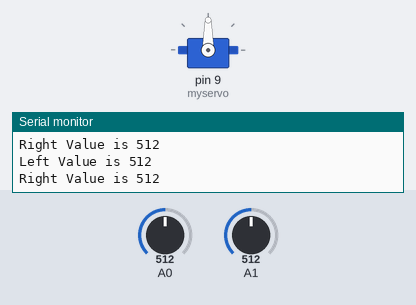
Recording of a sketch running on a simulated Arduino Uno, built with avr-gcc and run on an emulated ATmega328P. Shown: servo, the last lines printed to the serial monitor. The inputs (shaded band) are chosen by the test bench; at power-on: A0 = 512, A1 = 512.

Above: at 1.2 s.
1.3 s: A0 set to 695
4.3 s: A0 set to 727
At 4.48 s:
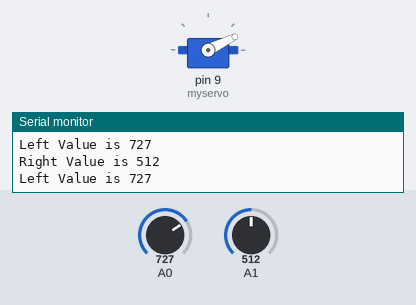
7.3 s: A1 set to 913
9.0 s: A1 set to 944
At 9.15 s:
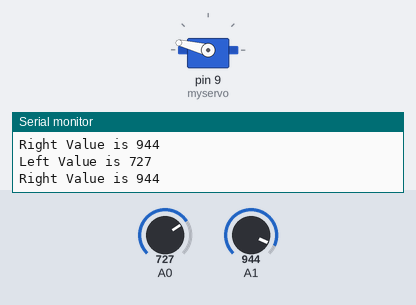
At 11.6 s:
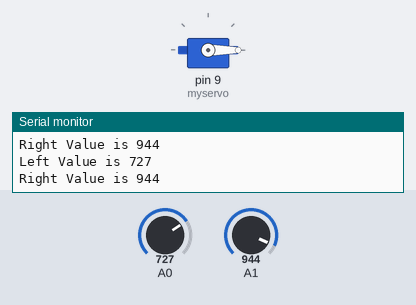
12.0 s: A1 set to 541
15.0 s: A1 set to 512
At 18.0 s:
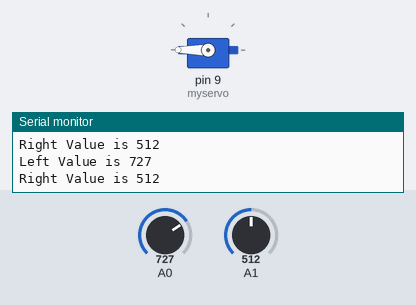
Timing chart, 0 to 19.0 s (numbered marks = the images above; inputs shaded):
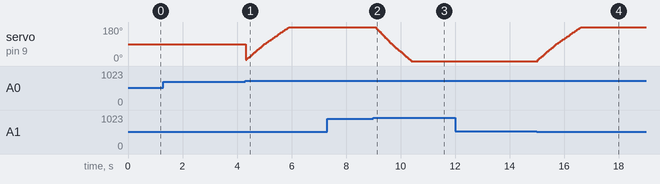

The sketch:

Read2LightSensors_TurnServo.pde
```cpp
/*
  Analog input, serial output

 Reads an analog input pin, prints the results to the serial monitor.

 The circuit:

 * potentiometer connected to analog pin 0.
   Center pin of the potentiometer goes to the analog pin.
   side pins of the potentiometer go to +5V and ground

 created over and over again
 by Tom Igoe and everyone who's ever used Arduino

 */

 #include <Servo.h>

Servo myservo;  // create servo object to control a servo


 const int threshold = 200;
 int val;
 int delta;
 const int ledPin = 13;
 void setup() {
  Serial.begin(9600);
  myservo.attach(9);  // attaches the servo on pin 9 to the servo object

 }

 void loop() {
  // read the analog input into a variable:
   int leftValue = analogRead(0);
   int rightValue = analogRead(1);
   val = map(val, 0,180, 1, 179);

   delta = leftValue - rightValue;

if( 0 <= val <= 180){
}
if (delta > threshold) {
           val = val + 5;
           myservo.write(val);
          digitalWrite(ledPin,LOW);
}
if (rightValue - leftValue > threshold) {
          val = val - 5;
          myservo.write(val);
          digitalWrite(ledPin,LOW);
}
else {
        digitalWrite(ledPin,HIGH);
}


//  val = analogRead(0);            // reads the value of the potentiometer (value between 0 and 1023)
//  val = map(val, 0, 1023, 0, 179);     // scale it to use it with the servo (value between 0 and 180)
 // myservo.write(val);                  // sets the servo position according to the scaled value


   // print the result:
   Serial.print("Left Value is ");
  Serial.println(leftValue);
   Serial.print("Right Value is ");
  Serial.println(rightValue);

   // wait 10 milliseconds for the analog-to-digital converter
   // to settle after the last reading:

 }
```

Measured:
- the behaviour switches between 712 and 713 on A0 (found by bisection; images 0 and 1)
- the behaviour switches between 927 and 928 on A1 (found by bisection; images 1 and 2)
- the behaviour switches between 527 and 526 on A1 (found by bisection; images 3 and 4)
- after the input at 9.0 s, servo on pin 9 (myservo): moves from 180° to 0° over 1.3 s, starting after 0.06 s
- after the input at 15.0 s, servo on pin 9 (myservo): moves from 0° to 180° over 1.6 s, starting at once
